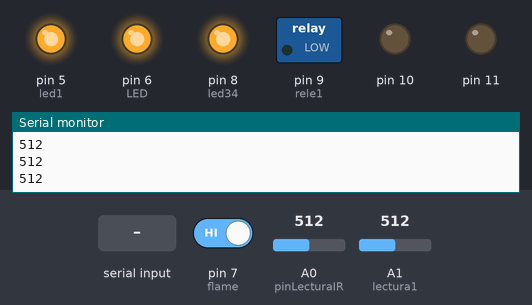
Bench run of a sketch on a simulated Arduino Uno, built with avr-gcc and run on an emulated ATmega328P. On the bench: switched loads named in the sketch (green lamp = pin HIGH), output pins drawn as LEDs (lit = HIGH), the last lines printed to the serial monitor. The test bench sets the inputs (shaded band); at power-on: A0 (pinLecturaIR) = 512, A1 (lectura1) = 512, pin 7 (flame) HIGH.

Above: at 1.2 s.
1.3 s: A0 (pinLecturaIR) set to 584
2.8 s: A0 (pinLecturaIR) set to 617
At 3.6 s:
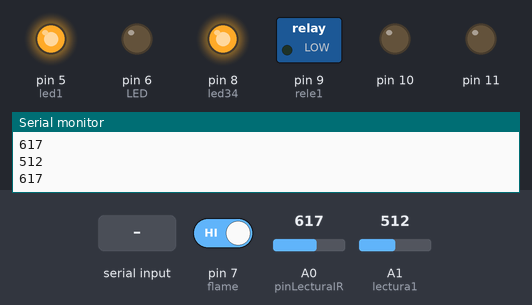
4.3 s: A1 (lectura1) set to 591
5.8 s: A1 (lectura1) set to 614
At 6.9 s:
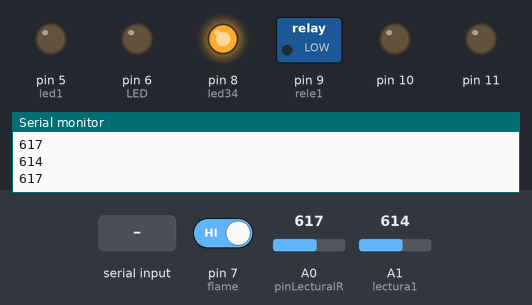
7.3 s: pin 7 (flame) driven LOW
At 8.0 s:
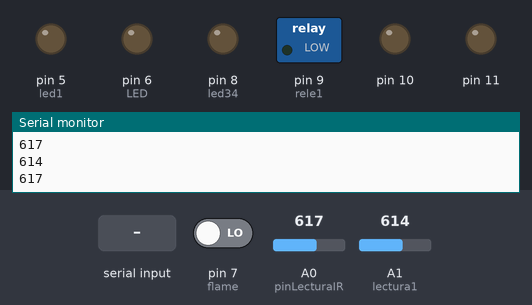
8.8 s: "a" received over Serial
At 10.2 s:
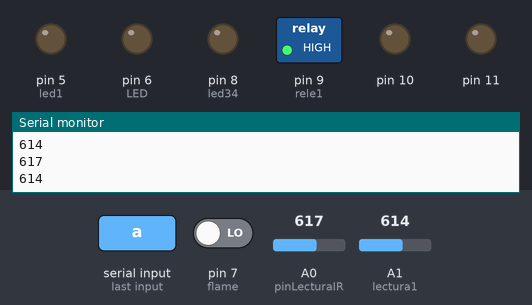
Timing chart, 0 to 11.3 s (numbered marks = the images above; inputs shaded):
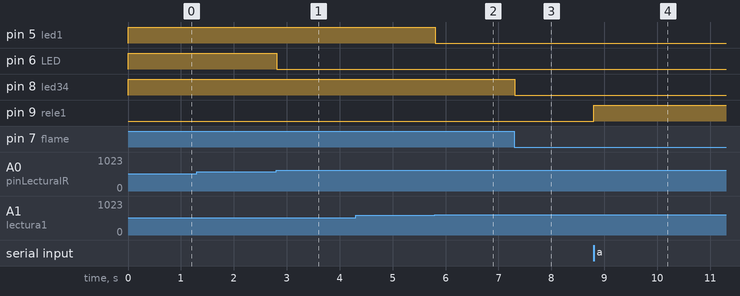

The sketch:

Domo3.ino
```cpp
///sensor infrarrojo 1
int pinLecturaIR=A0;
int LED=6;

//sensor infrarrojo 2
int led1=5;
int lectura1=A1;

//Para el modulo Bluetooth con AppInventor
int rele1=9;
int rele2=10;
int rele3=11;

int Received=0;
int rele1_estado=0;
int rele2_estado=0;
int rele3_estado=0;

//para el sensor de calor
const int led34=8;
const int flame=7;//sensor

void setup() {
  Serial.begin(9600);
pinMode(LED,OUTPUT);//para el led del sensor 1

pinMode(led1,OUTPUT);//para el led del sensor 2

//Los tres son para el modulo bluetooth
pinMode(9,OUTPUT);
  pinMode(10,OUTPUT);
  pinMode(11,OUTPUT);


//Para el sensor de calor
pinMode(led34,OUTPUT);//para los pulsos de encendido y pagado
pinMode(flame,INPUT);//para leer el dato del sensor


}

void loop() {
  // put your main code here, to run repeatedly:
  //procedimiento para la ejecucion del led del sensor 1(Encienda/apage)
int lecturaIR=analogRead(pinLecturaIR);
Serial.println(lecturaIR);
if(lecturaIR< 600){
  digitalWrite(LED,HIGH);
}else{
  digitalWrite(LED,LOW);
}

//procedimiento para la ejecucion del led del sensor 2(Encienda/apage)
int detector=analogRead(lectura1);
Serial.println(detector);
if(detector< 600){
  digitalWrite(led1,HIGH);
}else{
  digitalWrite(led1,LOW);
}


//para el sensor de calor
digitalWrite(led34,digitalRead(flame)); //ya con esto se iluminara el led cuando
//detecte fuego


///modulo bluethoo
if(Serial.available()>0){
  Received= Serial.read();
}

if(rele1_estado==0 && Received=='a'){
  digitalWrite(rele1,HIGH);
  rele1_estado=1;
  Received=0;
}

if(rele1_estado==1 && Received=='a'){
  digitalWrite(rele1,LOW);
  rele1_estado=0;
  Received=0;
}

///
if(rele2_estado==0 && Received=='b'){
  digitalWrite(rele1,HIGH);
  rele2_estado=1;
  Received=0;
}

if(rele2_estado==1 && Received=='b'){
  digitalWrite(rele1,LOW);
  rele2_estado=0;
  Received=0;
}

////
if(rele3_estado==0 && Received=='c'){
  digitalWrite(rele1,HIGH);
  rele3_estado=1;
  Received=0;
}

if(rele3_estado==1 && Received=='c'){
  digitalWrite(rele1,LOW);
  rele3_estado=0;
  Received=0;
}


}


  ///buscar como usar las codicionales en arduino
```

Measured:
- the behaviour switches between 599 and 600 on A0 (pinLecturaIR) (found by bisection; images 0 and 1)
- the behaviour switches between 599 and 600 on A1 (lectura1) (found by bisection; images 1 and 2)
- after the input at 2.8 s, pin 6 (LED): HIGH → LOW at once
- after the input at 5.8 s, pin 5 (led1): HIGH → LOW at once
- after the input at 7.3 s, pin 8 (led34): HIGH → LOW at once
- after the input at 8.8 s, pin 9 (rele1): LOW → HIGH at once
